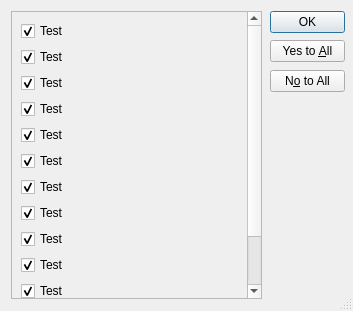
<?xml version="1.0" encoding="UTF-8"?>
<ui version="4.0">
 <class>Dialog</class>
 <widget class="QDialog" name="Dialog">
  <property name="geometry">
   <rect>
    <x>0</x>
    <y>0</y>
    <width>353</width>
    <height>311</height>
   </rect>
  </property>
  <property name="sizePolicy">
   <sizepolicy hsizetype="Preferred" vsizetype="Preferred">
    <horstretch>0</horstretch>
    <verstretch>0</verstretch>
   </sizepolicy>
  </property>
  <property name="windowTitle">
   <string>Choisir les couches actives</string>
  </property>
  <property name="sizeGripEnabled">
   <bool>true</bool>
  </property>
  <widget class="QScrollArea" name="scrollArea">
   <property name="geometry">
    <rect>
     <x>11</x>
     <y>11</y>
     <width>251</width>
     <height>288</height>
    </rect>
   </property>
   <property name="sizePolicy">
    <sizepolicy hsizetype="Preferred" vsizetype="Preferred">
     <horstretch>0</horstretch>
     <verstretch>0</verstretch>
    </sizepolicy>
   </property>
   <property name="verticalScrollBarPolicy">
    <enum>Qt::ScrollBarAsNeeded</enum>
   </property>
   <property name="horizontalScrollBarPolicy">
    <enum>Qt::ScrollBarAsNeeded</enum>
   </property>
   <property name="widgetResizable">
    <bool>true</bool>
   </property>
   <property name="alignment">
    <set>Qt::AlignBottom|Qt::AlignLeading|Qt::AlignLeft</set>
   </property>
   <widget class="QWidget" name="scrollAreaWidgetContents">
    <property name="geometry">
     <rect>
      <x>0</x>
      <y>0</y>
      <width>228</width>
      <height>366</height>
     </rect>
    </property>
    <property name="focusPolicy">
     <enum>Qt::ClickFocus</enum>
    </property>
    <layout class="QVBoxLayout" name="verticalLayout">
     <item>
      <widget class="QCheckBox" name="checkBox">
       <property name="text">
        <string>Test</string>
       </property>
       <property name="checked">
        <bool>true</bool>
       </property>
      </widget>
     </item>
     <item>
      <widget class="QCheckBox" name="checkBox_2">
       <property name="text">
        <string>Test</string>
       </property>
       <property name="checked">
        <bool>true</bool>
       </property>
      </widget>
     </item>
     <item>
      <widget class="QCheckBox" name="checkBox_3">
       <property name="text">
        <string>Test</string>
       </property>
       <property name="checked">
        <bool>true</bool>
       </property>
      </widget>
     </item>
     <item>
      <widget class="QCheckBox" name="checkBox_4">
       <property name="text">
        <string>Test</string>
       </property>
       <property name="checked">
        <bool>true</bool>
       </property>
      </widget>
     </item>
     <item>
      <widget class="QCheckBox" name="checkBox_5">
       <property name="text">
        <string>Test</string>
       </property>
       <property name="checked">
        <bool>true</bool>
       </property>
      </widget>
     </item>
     <item>
      <widget class="QCheckBox" name="checkBox_6">
       <property name="text">
        <string>Test</string>
       </property>
       <property name="checked">
        <bool>true</bool>
       </property>
      </widget>
     </item>
     <item>
      <widget class="QCheckBox" name="checkBox_7">
       <property name="text">
        <string>Test</string>
       </property>
       <property name="checked">
        <bool>true</bool>
       </property>
      </widget>
     </item>
     <item>
      <widget class="QCheckBox" name="checkBox_13">
       <property name="text">
        <string>Test</string>
       </property>
       <property name="checked">
        <bool>true</bool>
       </property>
      </widget>
     </item>
     <item>
      <widget class="QCheckBox" name="checkBox_12">
       <property name="text">
        <string>Test</string>
       </property>
       <property name="checked">
        <bool>true</bool>
       </property>
      </widget>
     </item>
     <item>
      <widget class="QCheckBox" name="checkBox_11">
       <property name="text">
        <string>Test</string>
       </property>
       <property name="checked">
        <bool>true</bool>
       </property>
      </widget>
     </item>
     <item>
      <widget class="QCheckBox" name="checkBox_10">
       <property name="text">
        <string>Test</string>
       </property>
       <property name="checked">
        <bool>true</bool>
       </property>
      </widget>
     </item>
     <item>
      <widget class="QCheckBox" name="checkBox_9">
       <property name="text">
        <string>Test</string>
       </property>
       <property name="checked">
        <bool>true</bool>
       </property>
      </widget>
     </item>
     <item>
      <widget class="QCheckBox" name="checkBox_8">
       <property name="text">
        <string>Test</string>
       </property>
       <property name="checked">
        <bool>true</bool>
       </property>
      </widget>
     </item>
    </layout>
   </widget>
  </widget>
  <widget class="QDialogButtonBox" name="check_all">
   <property name="geometry">
    <rect>
     <x>270</x>
     <y>40</y>
     <width>75</width>
     <height>23</height>
    </rect>
   </property>
   <property name="orientation">
    <enum>Qt::Vertical</enum>
   </property>
   <property name="standardButtons">
    <set>QDialogButtonBox::YesToAll</set>
   </property>
  </widget>
  <widget class="QDialogButtonBox" name="buttonBox">
   <property name="geometry">
    <rect>
     <x>270</x>
     <y>11</y>
     <width>75</width>
     <height>23</height>
    </rect>
   </property>
   <property name="orientation">
    <enum>Qt::Vertical</enum>
   </property>
   <property name="standardButtons">
    <set>QDialogButtonBox::Ok</set>
   </property>
  </widget>
  <widget class="QDialogButtonBox" name="uncheck_all">
   <property name="geometry">
    <rect>
     <x>270</x>
     <y>70</y>
     <width>75</width>
     <height>23</height>
    </rect>
   </property>
   <property name="orientation">
    <enum>Qt::Vertical</enum>
   </property>
   <property name="standardButtons">
    <set>QDialogButtonBox::NoToAll</set>
   </property>
  </widget>
 </widget>
 <resources/>
 <connections>
  <connection>
   <sender>buttonBox</sender>
   <signal>accepted()</signal>
   <receiver>Dialog</receiver>
   <slot>accept()</slot>
   <hints>
    <hint type="sourcelabel">
     <x>302</x>
     <y>22</y>
    </hint>
    <hint type="destinationlabel">
     <x>297</x>
     <y>205</y>
    </hint>
   </hints>
  </connection>
  <connection>
   <sender>buttonBox</sender>
   <signal>rejected()</signal>
   <receiver>Dialog</receiver>
   <slot>reject()</slot>
   <hints>
    <hint type="sourcelabel">
     <x>335</x>
     <y>25</y>
    </hint>
    <hint type="destinationlabel">
     <x>285</x>
     <y>267</y>
    </hint>
   </hints>
  </connection>
 </connections>
</ui>
